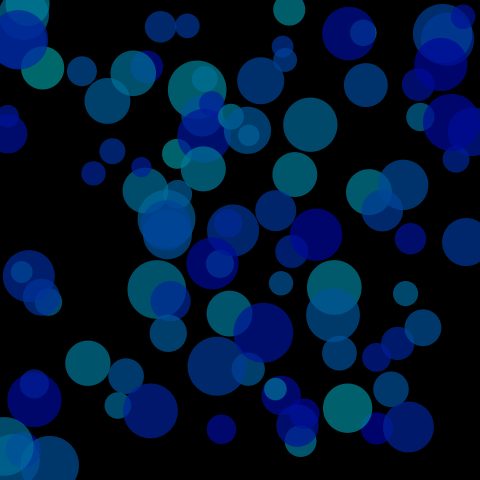
Frame 1 (no input)
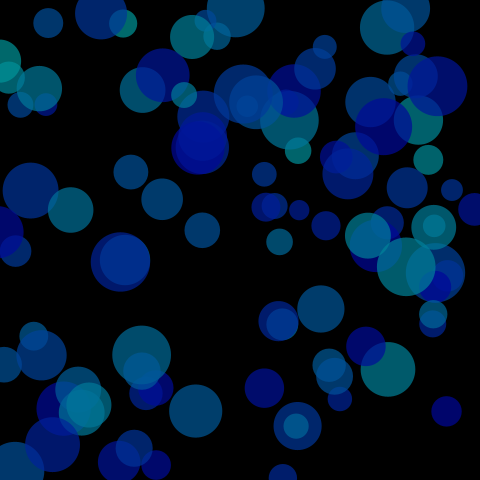
Frame 60 (the mouse pressed at the canvas centre just before this capture)
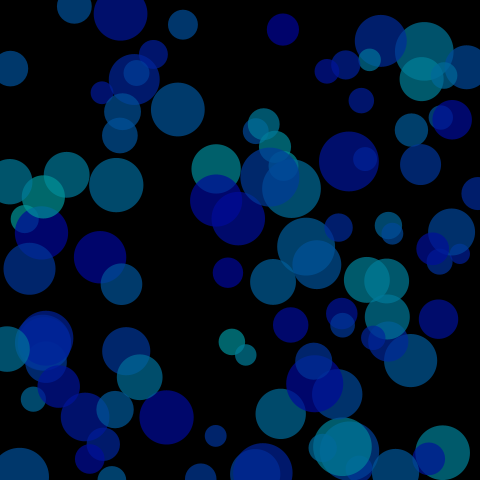
Frame 120 (the mouse held since frame 60 and released just before this capture)

The Processing sketch that drew these frames (run headless with seeded random() and noise(); from frame 60 on, the mouse is pressed at the canvas centre):

// Processing sketch: example03
// ── example03.pde
int BALL_NUM = 100;
float[] x = new float[BALL_NUM];
float[] y = new float[BALL_NUM];
float[] xSpeed = new float[BALL_NUM];
float[] ySpeed = new float[BALL_NUM];
float[] bSize = new float[BALL_NUM];
color[] bColor = new color[BALL_NUM];

//初期化関数
void setup() {
  size(480, 480);
  smooth();
  frameRate(60);
  colorMode(HSB, 360, 100, 100, 100);
  noStroke();
  for (int i=0; i<BALL_NUM; i++) {
    x[i] = random(width);
    y[i] = random(height);
    xSpeed[i] = random(-5, 5);
    ySpeed[i] = random(-5, 5);
    bSize[i] = random(20, 60);
    bColor[i] = color(random(180, 240), 100, 60, 70);
  }
}

//メインループ
void draw() {
  background(0);
  for (int i=0; i<BALL_NUM; i++) {
    fill(bColor[i]);
    ellipse(x[i], y[i], bSize[i], bSize[i]);
    x[i] += xSpeed[i];
    y[i] += ySpeed[i];
    if (x[i] > width || x[i] < 0) {
      xSpeed[i] *= -1;
    }
    if (y[i] > height || y[i] < 0) {
      ySpeed[i] *= -1;
    }
  }
}
